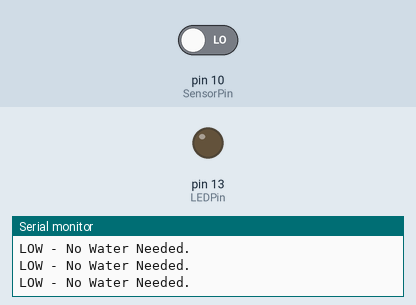
Bench run of a sketch on a simulated Arduino Uno, built with avr-gcc and run on an emulated ATmega328P. Parts: output pins drawn as LEDs (lit = HIGH), the last lines printed to the serial monitor. The inputs (shaded band) are chosen by the test bench; at power-on: pin 10 (SensorPin) LOW.

Above: at 2.8 s.
2.9 s: pin 10 (SensorPin) driven HIGH
At 4.0 s:
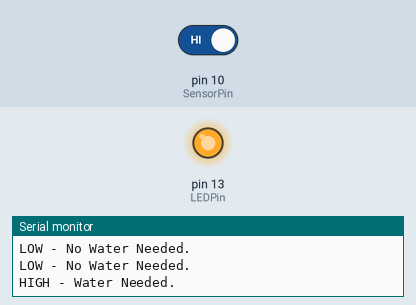
4.5 s: pin 10 (SensorPin) driven LOW
At 5.5 s:
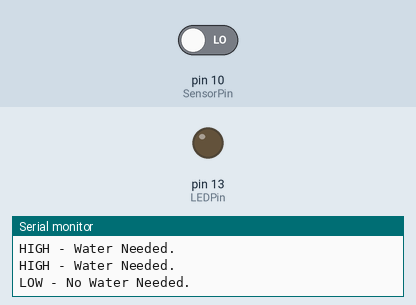
Timing chart, 0 to 7.5 s (numbered marks = the images above; inputs shaded):
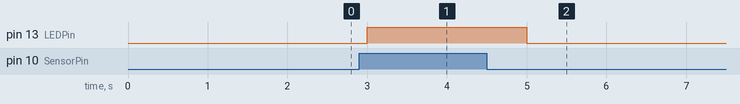

The sketch:

ArduinoDigitalMoistureSensor.ino
```cpp
#define SensorPin 10
#define LEDPin 13
int val = 0;

void setup() {
  // put your setup code here, to run once:
  pinMode(SensorPin, INPUT);
  pinMode(LEDPin, OUTPUT);
  Serial.begin (9600);
}

void loop() {
  // put your main code here, to run repeatedly:
  if (digitalRead(SensorPin) == HIGH){
    Serial.write("HIGH - Water Needed.");
    digitalWrite(LEDPin, HIGH);
  } else {
    Serial.write("LOW - No Water Needed.");
    digitalWrite(LEDPin, LOW);
  }
  Serial.write("\n");
  delay(1000);
}
```

Measured:
- after the input at 2.9 s, pin 13 (LEDPin): LOW → HIGH after 0.10 s
- after the input at 4.5 s, pin 13 (LEDPin): HIGH → LOW after 0.50 s
